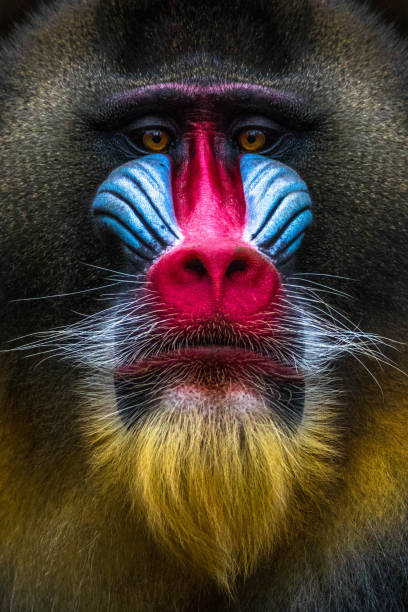
#> input picture lab3/input/lab_image.jpg, 408 x 612 px
$ jupyter execute IV.ipynb
#> lines starting #> are read from the running program, lines starting #| are printed output that depends on the picture; after the words box and inside, x2 and y2 are one past the last pixel; in counts of white or black regions, pixels touching at a corner belong together
[cell 1]
import cv2
import numpy as np
import matplotlib.pyplot as plt

img_bgr = cv2.imread("../input/lab_image.jpg")
#> img_bgr is the input picture: shape (612, 408, 3); mean B, G, R 49.5, 59.4, 74.2
if img_bgr is None:
    raise FileNotFoundError("Không tìm thấy ảnh tại ../input/lab_image.jpg")
img_bgr = cv2.resize(img_bgr, (512, 512), interpolation=cv2.INTER_AREA)
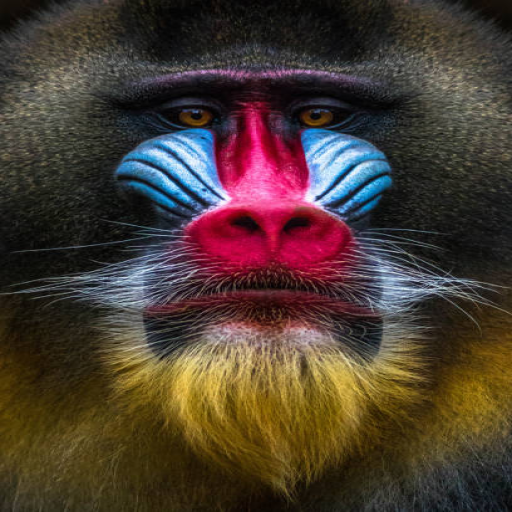
#> img_bgr: shape (512, 512, 3); mean B, G, R 49.4, 59.3, 74
img_rgb = cv2.cvtColor(img_bgr, cv2.COLOR_BGR2RGB)
img_gray = cv2.cvtColor(img_bgr, cv2.COLOR_BGR2GRAY)
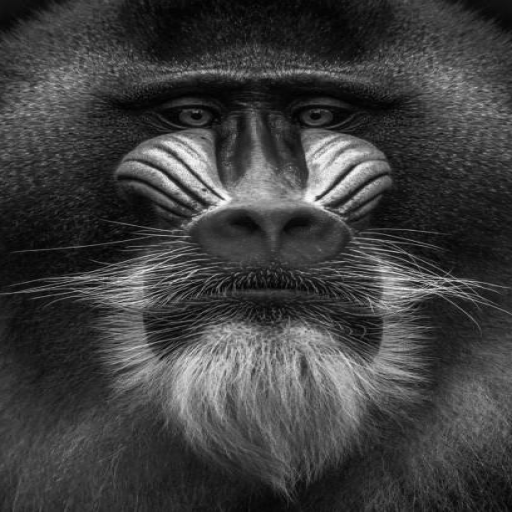
#> img_gray: shape (512, 512); min 0, max 253, mean 62.6

def show(ax, img, title):
    ax.imshow(img, cmap="gray" if img.ndim == 2 else None)
    ax.set_title(title, pad=4, fontsize=10, color="white")
    ax.axis("off")

fig_bg = "#1e1e2e"

# (WATERSHED ALGORITHM)

edge = cv2.Canny(cv2.GaussianBlur(img_gray, (5, 5), 0), 50, 150)
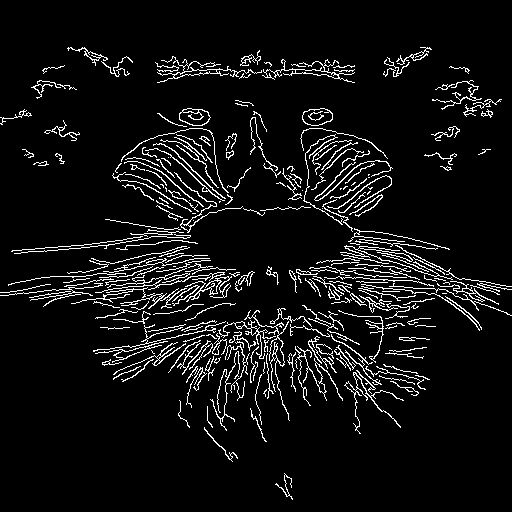
#> edge: shape (512, 512); 6.8% white in thin lines or dots, all inside (x1, y1, x2, y2) = (0, 47, 512, 500)

contours, _ = cv2.findContours(edge.copy(), cv2.RETR_EXTERNAL, cv2.CHAIN_APPROX_SIMPLE)
#> contours = 252 contours, 185 with area under 20; largest, box (x1, y1, x2, y2) and area: (179, 108, 211, 126) 407, (302, 108, 333, 126) 404, (262, 59, 355, 83) 216, (157, 56, 262, 83) 209, (95, 341, 168, 363) 168
markers = np.zeros(img_gray.shape, dtype=np.int32)
for i, c in enumerate(contours):
    cv2.drawContours(markers, [c], 0, i + 1, -1)
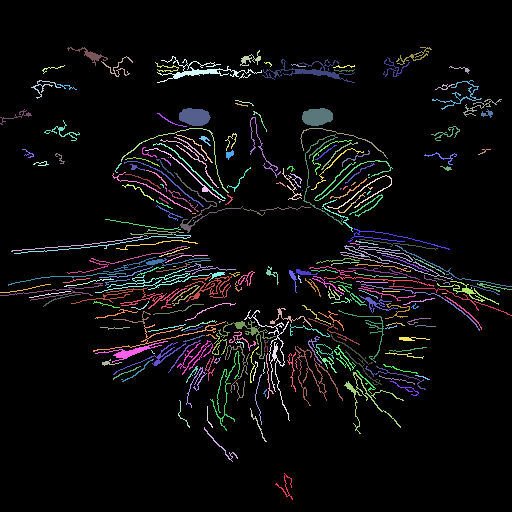
#> markers: shape (512, 512) int32; 253 distinct labels, from 0 to 252; one colour per label, 0 black

img_ws = img_bgr.copy()
cv2.watershed(img_ws, markers)
img_ws[markers == -1] = [0, 0, 255]
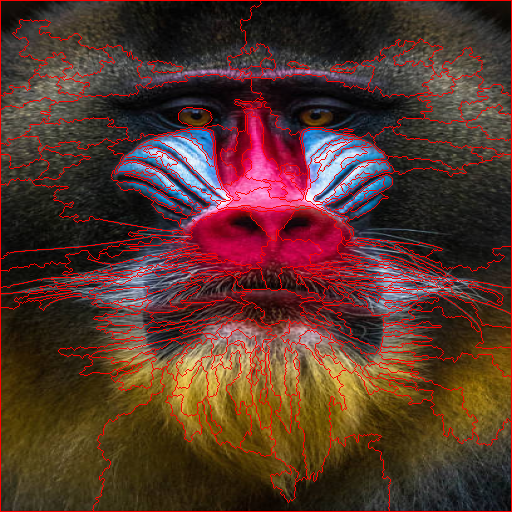
#> img_ws: shape (512, 512, 3); 7.79% of pixels changed, all inside (x1, y1, x2, y2) = (0, 0, 512, 512)
img_ws_rgb = cv2.cvtColor(img_ws, cv2.COLOR_BGR2RGB)

fig1, axes1 = plt.subplots(1, 3, figsize=(14, 4.5), facecolor=fig_bg)
show(axes1[0], img_rgb, "Ảnh gốc")
show(axes1[1], edge, "Biên Canny  ")
show(axes1[2], img_ws_rgb, f"Phân đoạn Watershed ({len(contours)} vùng)")
plt.tight_layout()
plt.show()

# HOUGH LINES + CIRCLES

fig2, axes2 = plt.subplots(1, 3, figsize=(15, 5), facecolor=fig_bg)

# Hough Lines
edg_h = cv2.Canny(cv2.GaussianBlur(img_gray, (3, 3), 0), 50, 200)
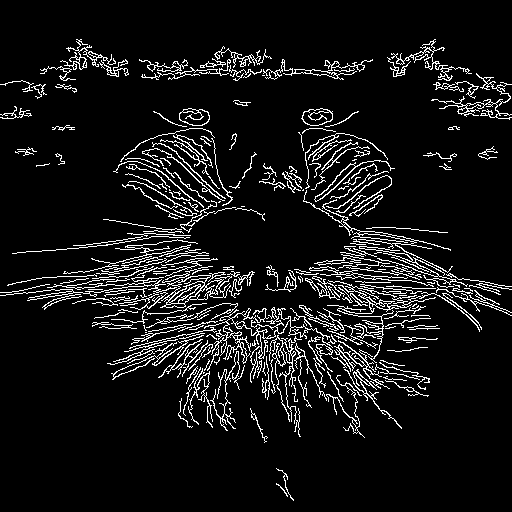
#> edg_h: shape (512, 512); 8.4% white in thin lines or dots
lines = cv2.HoughLinesP(edg_h, 1, np.pi / 180, threshold=60, minLineLength=40, maxLineGap=10)
#> lines = 274 rows, first 6: [135, 277, 250, 281], [365, 305, 479, 283], [386, 272, 450, 269], [404, 278, 469, 279], [47, 287, 102, 283], [51, 289, 112, 289]

img_lines = img_rgb.copy()
n_lines = 0
if lines is not None:
    n_lines = len(lines)
#> n_lines = 274
    for line in lines:
        x1, y1, x2, y2 = line[0]
        cv2.line(img_lines, (x1, y1), (x2, y2), (255, 50, 50), 2)
#> this loop made 274 passes
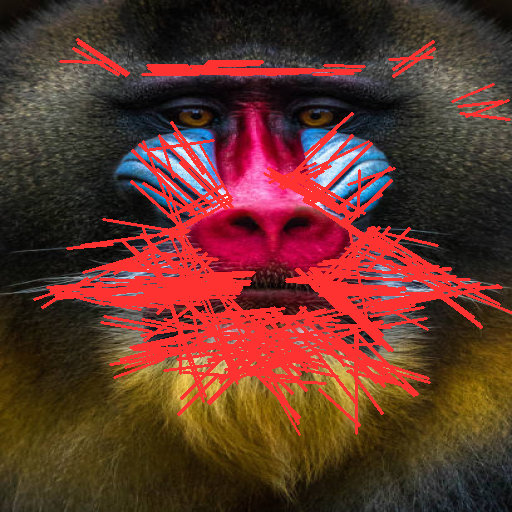
#> img_lines: shape (512, 512, 3); mean R, G, B 98.5, 52.6, 42.6

# Hough Circles-
blr_c = cv2.GaussianBlur(img_gray, (9, 9), 2)
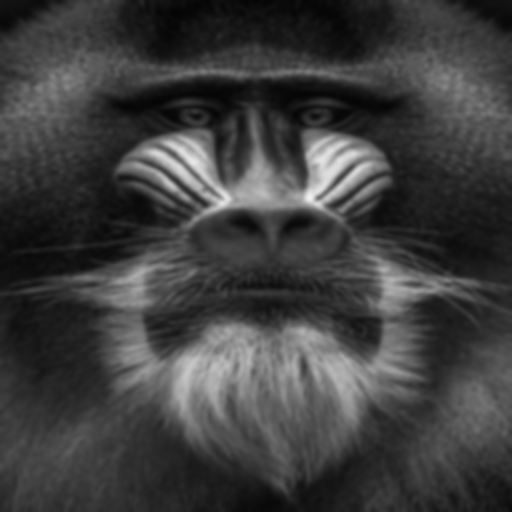
#> blr_c: shape (512, 512); min 5, max 240, mean 62.6
circles = cv2.HoughCircles(blr_c, cv2.HOUGH_GRADIENT, dp=1.2, minDist=30,
                           param1=100, param2=30, minRadius=10, maxRadius=100)
#> circles = 21 rows, first 8: [273, 124.2, 88.72], [292.2, 150.6, 78.16], [347.4, 180.6, 44.44], [121.8, 232.2, 77.8], [229.8, 137.4, 71.56], [315, 126.6, 58], [172.2, 168.6, 35.32], [149.4, 207, 57.88]

img_circles = img_rgb.copy()
n_circles = 0
if circles is not None:
    circles = np.uint16(np.around(circles))
#> circles = 21 rows, first 8: [273, 124, 89], [292, 151, 78], [347, 181, 44], [122, 232, 78], [230, 137, 72], [315, 127, 58], [172, 169, 35], [149, 207, 58]
    n_circles = len(circles[0])
#> n_circles = 21
    for c in circles[0]:
        # viền đường tròn
        cv2.circle(img_circles, (c[0], c[1]), c[2], (50, 255, 50), 2)
        # Tâm đường tròn
        cv2.circle(img_circles, (c[0], c[1]), 2, (0, 0, 255), 3)
#> this loop made 21 passes
#> c on passes 1 to 12: [273, 124, 89], [292, 151, 78], [347, 181, 44], [122, 232, 78], [230, 137, 72], [315, 127, 58], [172, 169, 35], [149, 207, 58], [194, 136, 63], [395, 230, 74], [439, 350, 83], [316, 171, 43]
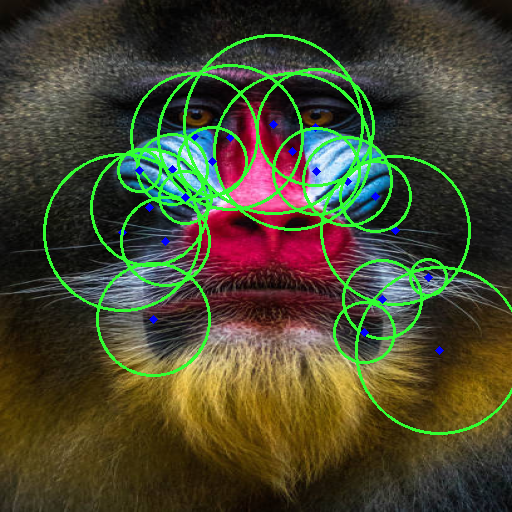
#> img_circles: shape (512, 512, 3); mean R, G, B 71.3, 71.6, 47.1

show(axes2[0], img_rgb, "Ảnh gốc")
show(axes2[1], img_lines, f"Hough Lines ({n_lines} đoạn thẳng)")
show(axes2[2], img_circles, f"Hough Circles ({n_circles} đường tròn)")

plt.tight_layout()
plt.show()
